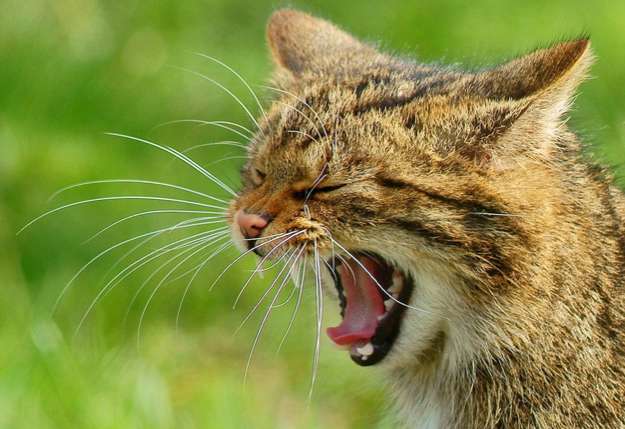
%> input picture cat.png, 625 x 429 px
$ octave Q1.m   (GNU Octave 9; MATLAB toolbox functions it lacks are replaced by stand-ins)
%> lines starting %> are read from the running program, lines starting %| are printed output that depends on the picture; in (x1, y1, x2, y2) boxes, pixels count from 0 and x2, y2 are one past the last pixel; in counts of white or black regions, pixels touching at a corner belong together; the program's own positions count from 1
clear;
close all;

A = imread('cat.png');
%> A is the input picture: size 429x625x3 uint8; mean R, G, B 133.2, 141.4, 65.8
cluster_num = 2;

red = A(:,:,1);
green = A(:,:,2);
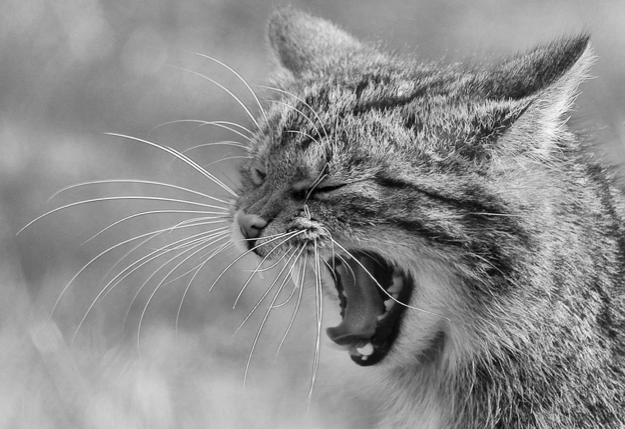
%> green: size 429x625 uint8; min 0, max 250, mean 141.4
blue = A(:,:,3);
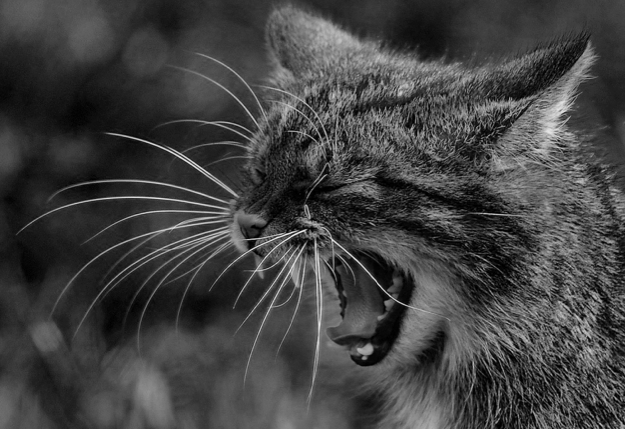
%> blue: size 429x625 uint8; min 0, max 241, mean 65.8

num_element = numel(red);
%> num_element = 268125
red_vector = reshape(red, num_element, 1);
green_vector = reshape(green, num_element, 1);
blue_vector = reshape(blue, num_element, 1);

RGB_vector = double([red_vector, green_vector, blue_vector]);

figure(1);
imshow(A);
title('Original Image');

figure(2);
scatter3(red_vector, green_vector, blue_vector, '.');
title 'Data Points Representing Pixels in a RGB Image'
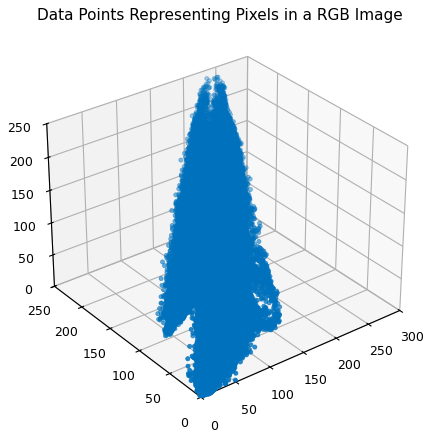
%> figure redrawn from the program's plot data

rng(1)

Path_array = zeros(1,cluster_num*3);
[~,C] = kmeans(RGB_vector,cluster_num,'MaxIter', 1, 'Start', 'plus');
%> C = [141.8 153.6 72.35; 82.34 69.22 26.76]
iteration_count = 1;

[idx,C1] = kmeans(RGB_vector,cluster_num,'MaxIter',1, 'Start', C);
%> C1 = [146 156.6 76.24; 87.48 86.96 28.35]
Path_array(iteration_count, :) = reshape(C.', 1, cluster_num*3);
iteration_count = iteration_count + 1;

while ~isequal(C1,C)
    C = C1;
    [idx,C1] = kmeans(RGB_vector,cluster_num,'MaxIter',1, 'Start', C);
    Path_array(iteration_count, :) = reshape(C.', 1, cluster_num*3);
    iteration_count = iteration_count + 1;
end
%> this loop made 29 passes
%> (C, C1) on passes 1 to 8: ([146 156.6 76.24; 87.48 86.96 28.35], [151.2 159.7 81.12; 92.37 99.9 30.94]), ([151.2 159.7 81.12; 92.37 99.9 30.94], [156.4 162.5 86.06; 96.7 108.3 33.86]), ([156.4 162.5 86.06; 96.7 108.3 33.86], [160.6 164.7 89.96; 99.8 113.1 36.34]), ([160.6 164.7 89.96; 99.8 113.1 36.34], [163.3 166.1 92.53; 101.8 115.7 37.94]), ([163.3 166.1 92.53; 101.8 115.7 37.94], [165.1 167 94.24; 103.1 117.3 38.92]), ([165.1 167 94.24; 103.1 117.3 38.92], [166.2 167.5 95.35; 103.9 118.3 39.54]), ([166.2 167.5 95.35; 103.9 118.3 39.54], [167 167.9 96.09; 104.4 118.9 39.98]), ([167 167.9 96.09; 104.4 118.9 39.98], [167.5 168.1 96.63; 104.8 119.3 40.29])
%> C1 on passes 21, 22, 23, 25, 26, 27: [168.8 168.7 97.86; 105.7 120.3 40.97], [168.8 168.7 97.86; 105.7 120.3 40.97], [168.8 168.7 97.86; 105.7 120.3 40.97], [168.8 168.7 97.87; 105.7 120.3 40.97], [168.8 168.7 97.87; 105.7 120.3 40.97], [168.8 168.7 97.87; 105.7 120.3 40.97]
%> after the loop, Path_array = 30 rows, first 8: [141.8 153.6 72.35 82.34 69.22 26.76; 146 156.6 76.24 87.48 86.96 28.35; 151.2 159.7 81.12 92.37 99.9 30.94; 156.4 162.5 86.06 96.7 108.3 33.86; 160.6 164.7 89.96 99.8 113.1 36.34; 163.3 166.1 92.53 101.8 115.7 37.94; 165.1 167 94.24 103.1 117.3 38.92; 166.2 167.5 95.35 103.9 118.3 39.54]

figure(3);
scatter3(RGB_vector(idx==1,1),RGB_vector(idx==1,2),RGB_vector(idx==1,3),'.', 'MarkerFaceColor', rand(1,3));
if cluster_num > 1
hold on
    for i = 2:cluster_num
        scatter3(RGB_vector(idx==i,1),RGB_vector(idx==i,2),RGB_vector(idx==i,3),'.', 'MarkerFaceColor',rand(1,3));
    end;
end;
title 'Cluster Assignment'
hold off

figure(4);
title 'Cluster Centroids Iteration and Convergence'
hold on
for i = 0:cluster_num-1
    scatter3(Path_array(:,1+i*3),Path_array(:,2+i*3),Path_array(:,3+i*3),'.')
    line(Path_array(:,1+i*3),Path_array(:,2+i*3),Path_array(:,3+i*3))
end
plot3(Path_array(:,1+i*3),Path_array(:,2+i*3),Path_array(:,3+i*3))
scatter3(C(:,1),C(:,2),C(:,3),'kx')
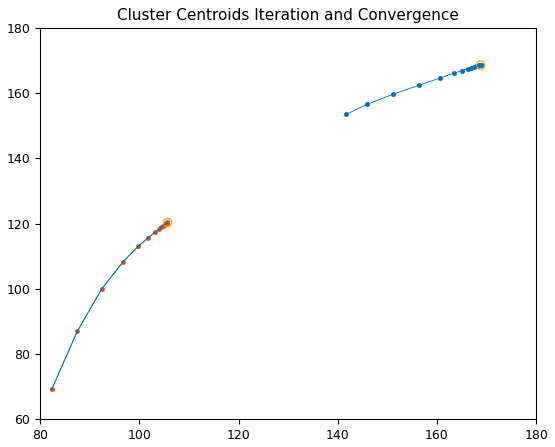
%> figure redrawn from the program's plot data; curve peaks at x = 168.8, y = 168.7; curve peaks at x = 105.7, y = 120.3
hold off

%Quantisation
image_size = size(A);
%> image_size = [429 625 3]

for i = 1:cluster_num
    RGB_vector(idx==i,1) = C(i,1);
    RGB_vector(idx==i,2) = C(i,2);
    RGB_vector(idx==i,3) = C(i,3);
end;

red_Q = reshape(RGB_vector(:,1), image_size(1), image_size(2));
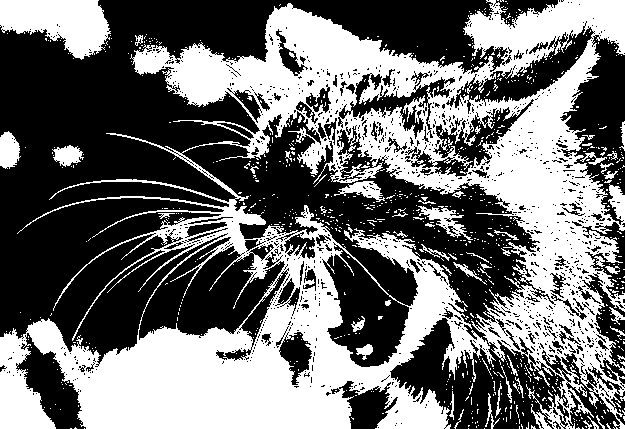
%> red_Q: size 429x625 double; values 105.7 (black) and 168.8 (white), 43.6% white; 877 white regions (822 under 20 px), largest, box (x1, y1, x2, y2) and area: (0, 0, 625, 429) 105741, (0, 0, 111, 60) 4304, (418, 206, 473, 240) 592
green_Q = reshape(RGB_vector(:,2), image_size(1), image_size(2));
blue_Q = reshape(RGB_vector(:,2), image_size(1), image_size(2));

image_Q = zeros(image_size);

image_Q(:,:,1) = red_Q;
image_Q(:,:,2) = green_Q;
image_Q(:,:,3) = blue_Q;
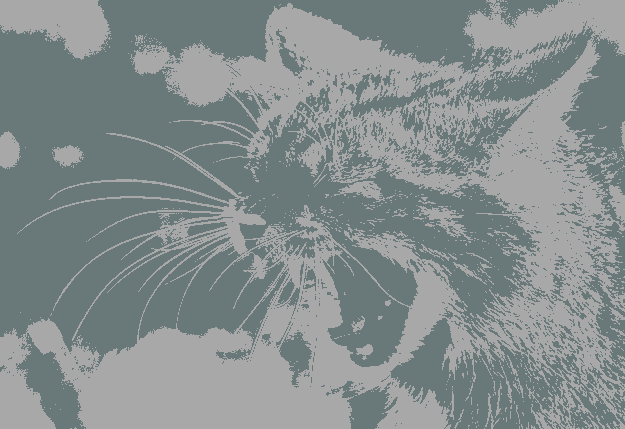
%> image_Q: size 429x625x3 double; mean R, G, B 133.2, 141.4, 141.4

image_Q = uint8(image_Q);
%> image_Q: size 429x625x3 uint8
result = A - image_Q;
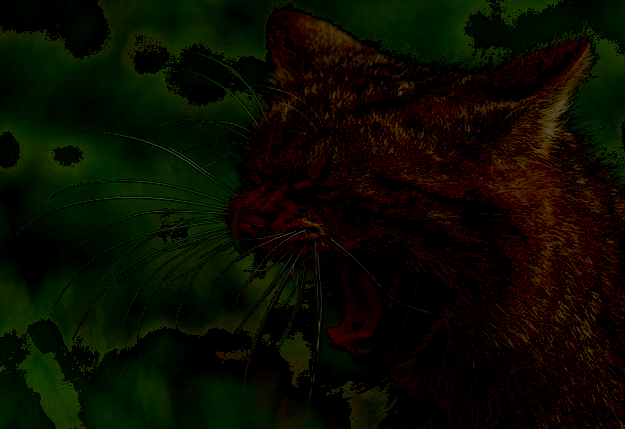
%> result: size 429x625x3 uint8; mean R, G, B 10.4, 12.4, 0.2

figure(5);
imshow(image_Q);
str = sprintf('Quantised Image with %d k-means Clusters',cluster_num);
title(str);
